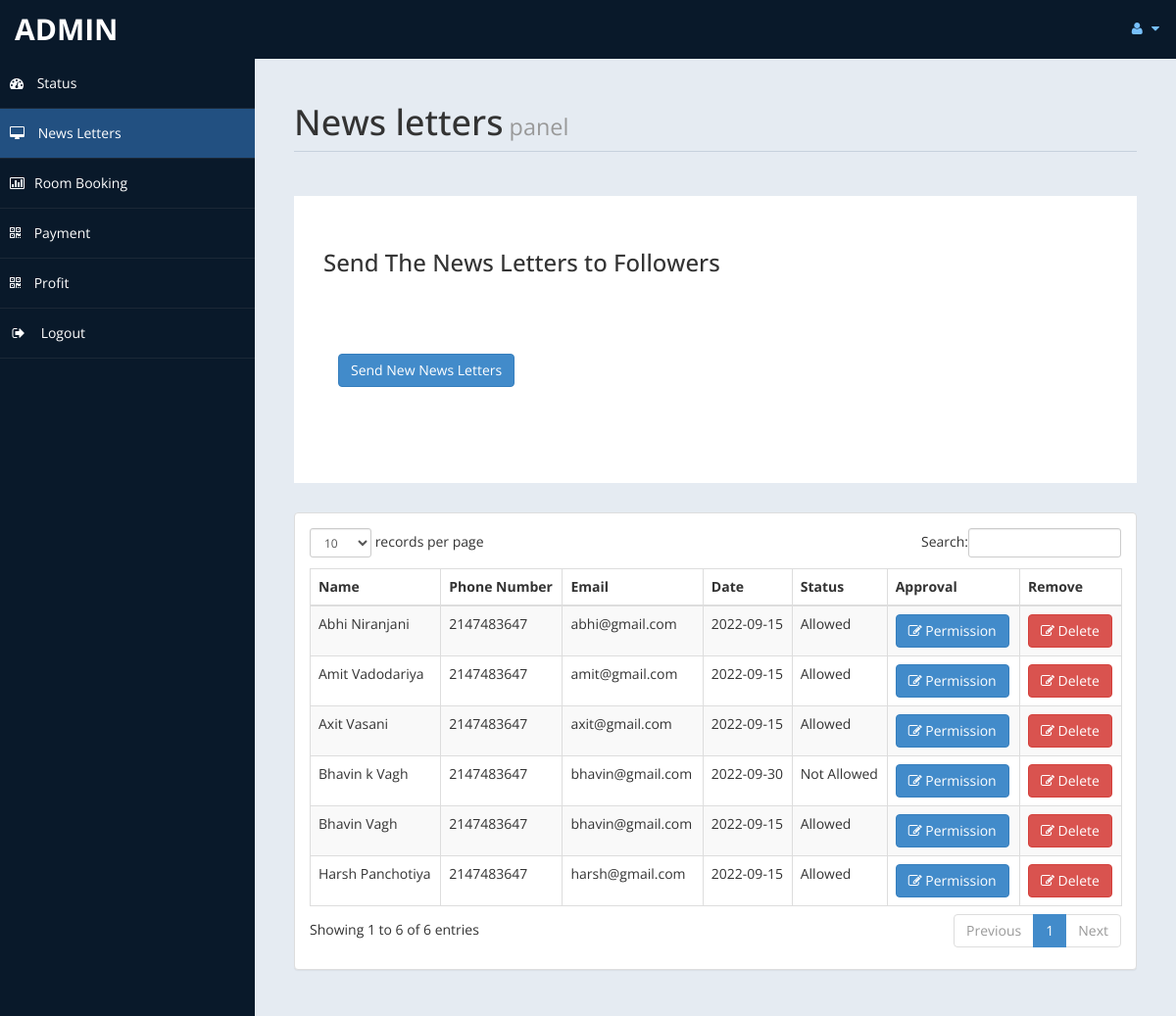
Screenshot of /admin/messages.php (signed in) with the database file from the repository.
### tables this page shows
CREATE TABLE `contact` (
  `id` int(10) UNSIGNED NOT NULL,
  `fullname` varchar(100) DEFAULT NULL,
  `phoneno` int(10) DEFAULT NULL,
  `email` text DEFAULT NULL,
  `cdate` date DEFAULT NULL,
  `approval` varchar(12) DEFAULT NULL
);

### admin/messages.php (the view, shortened to what this page needs)
<!DOCTYPE html>
<html xmlns="http://www.w3.org/1999/xhtml">
<head>
    <link href="assets/css/bootstrap.css" rel="stylesheet" />
    <link href="assets/css/font-awesome.css" rel="stylesheet" />
    <link href="assets/css/custom-styles.css" rel="stylesheet" />
    <link href="assets/js/dataTables/dataTables.bootstrap.css" rel="stylesheet" />
</head>
<body>
    <div id="wrapper">
        <nav class="navbar navbar-default top-navbar" role="navigation">
            <div class="navbar-header">
                <a class="navbar-brand" href="home.php"><?php echo $_SESSION["user"]; ?> </a>
            </div>
            <ul class="nav navbar-top-links navbar-right">
                <li class="dropdown">
                    <a class="dropdown-toggle" data-toggle="dropdown" href="#" aria-expanded="false">
                        <i class="fa fa-user fa-fw"></i> <i class="fa fa-caret-down"></i>
                    </a>
                </li>
            </ul>
        </nav>
        <nav class="navbar-default navbar-side" role="navigation">
            <div class="sidebar-collapse">
                <ul class="nav" id="main-menu">
                    <li>
                        <a href="home.php"><i class="fa fa-dashboard"></i> Status</a>
                    </li>
                    <li>
                        <a class="active-menu" href="messages.php"><i class="fa fa-desktop"></i> News Letters</a>
                    </li>
					<li>
                        <a href="roombook.php"><i class="fa fa-bar-chart-o"></i>Room Booking</a>
                    </li>
                    <li>
                        <a href="Payment.php"><i class="fa fa-qrcode"></i> Payment</a>
                    </li>
                    <li>
                        <a  href="profit.php"><i class="fa fa-qrcode"></i> Profit</a>
                    </li>
                    <li>
                        <a href="logout.php" ><i class="fa fa-sign-out fa-fw"></i> Logout</a>
                    </li>
            </div>
        </nav>
        <div id="page-wrapper" >
            <div id="page-inner">
			 <div class="row">
                    <div class="col-md-12">
                        <h1 class="page-header">
                           News letters<small> panel</small>
                        </h1>
                    </div>
                </div>
				 <?php
				include('db.php');
			   ?>
				 <div class="row">
                <div class="col-md-12">
                    <div class="jumbotron">
                        <h3>Send The News Letters to Followers</h3>
                        <p></p>
                        <p>
						<div class="panel-body">
                            <button class="btn btn-primary btn" data-toggle="modal" data-target="#myModal">
                              Send New News Letters
                            </button>
                            </div>
                        </div>
                    </div>
                </div>
            </div>
               <?php
				$sql = "SELECT * FROM `contact`";
				$re = mysqli_query($con,$sql);
			   ?>
            <div class="row">
                <div class="col-md-12">
                    <div class="panel panel-default">
                        <div class="panel-body">
                            <div class="table-responsive">
                                <table class="table table-striped table-bordered table-hover" id="dataTables-example">
                                    <thead>
                                        <tr>
                                            <th>Name</th>
											<th>Phone Number</th>
                                            <th>Email</th>
                                            <th>Date</th>
											<th>Status</th>
											<th>Approval</th>
											<th>Remove</th>
                                        </tr>
                                    </thead>
                                    <tbody>
									<?php
										while($row = mysqli_fetch_array($re))
										{
											$id = $row['id'];
											if($id % 2 ==1 )
											{
												echo"<tr class='gradeC'>
													<td>".$row['fullname']."</td>
													<td>".$row['phoneno']."</td>
													<td>".$row['email']."</td>
													<td>".$row['cdate']."</td>
													<td>".$row['approval']."</td>
													<td><a href=newsletter.php?eid=".$id ." <button class='btn btn-primary'> <i class='fa fa-edit' ></i> Permission</button></td>
													<td><a href=newsletterdel.php?eid=".$id ." <button class='btn btn-danger'> <i class='fa fa-edit' ></i> Delete</button></td>
												</tr>";
											}
											else
											{
												echo"<tr class='gradeU'>
													<td>".$row['fullname']."</td>
													<td>".$row['phoneno']."</td>
													<td>".$row['email']."</td>
													<td>".$row['cdate']."</td>
													<td>".$row['approval']."</td>
													<td><a href=newsletter.php?eid=".$id." <button class='btn btn-primary'> <i class='fa fa-edit' ></i> Permission</button></td>
													<td><a href=newsletterdel.php?eid=".$id ." <button class='btn btn-danger'> <i class='fa fa-edit' ></i> Delete </button></td>
												</tr>";
											}
										}
									?>
                                    </tbody>
                                </table>
                            </div>
                        </div>
                    </div>
                </div>
            </div>
                </div>
            </div>
</body>
</html>

### admin/assets/css/custom-styles.css (style rules this page uses)
body { font-family: 'Open Sans', sans-serif; }
#wrapper { width: 100%; background:#09192A; }
#page-wrapper { padding: 15px 15px; min-height: 600px; background:#E5EBF2; }
#page-inner { width:100%; margin:10px 20px 10px 0px; background-color:transparent; padding:10px; min-height:1200px; }
h1, .h1, h2, .h2, h3, .h3 { margin-top: 7px; margin-bottom: -5px; }
p { font-size:16px; line-height:25px; padding-top:20px; }
.page-header { padding-bottom: 9px; margin: 10px 0 45px; border-bottom: 1px solid #C7D1DD; }
.jumbotron, .well { background:#fff; }
.top-navbar { margin:0px; }
.top-navbar .navbar-brand { color: #fff; width: 260px; text-align: left; height: 60px; font-size: 30px; font-weight: 700; text-transform: uppercase; line-height: 30px; }
.top-navbar .nav > li { position: relative; display: inline-block; }
.top-navbar .nav > li > a { position: relative; display: block; padding: 19px 15px; color: #77C0FD; }
.active-menu { background-color:#225081!important; }
.sidebar-collapse , .sidebar-collapse .nav { background:none; }
.sidebar-collapse .nav { padding:0; }
.sidebar-collapse .nav > li > a { color:#fff; background:transparent; text-shadow:none; }
.sidebar-collapse > .nav > li > a { padding:15px 10px; }
.sidebar-collapse > .nav > li { border-bottom: 1px solid rgba(107, 108, 109, 0.19); }
.navbar-side { border:none; background-color: transparent; }
.top-navbar { background:#09192A; border-bottom:none; }
.top-navbar .nav > li > a > i { margin-right: 2px; }
.navbar-default { border:0px solid black; }
.navbar-header { background: #09192A; }
.nav > li > a > i { margin-right:10px; }
@media (min-width:768px) { #page-wrapper { margin: 0 0 0 260px; padding: 15px 30px; min-height: 1200px; } }
@media (min-width:768px) { .navbar-side { z-index: 1; position: absolute; width: 260px; } }
@media (min-width:768px) { .navbar { border-radius: 0px; } }

### rows the page displays
contact: fullname "Bhavin Vagh", phoneno "2147483647", email "bhavin@gmail.com", cdate "2022-09-15", approval "Allowed"
contact: fullname "Harsh Panchotiya", phoneno "2147483647", email "harsh@gmail.com", cdate "2022-09-15", approval "Allowed"
contact: fullname "Axit Vasani", phoneno "2147483647", email "axit@gmail.com", cdate "2022-09-15", approval "Allowed"
contact: fullname "Amit Vadodariya", phoneno "2147483647", email "amit@gmail.com", cdate "2022-09-15", approval "Allowed"
contact: fullname "Abhi Niranjani", phoneno "2147483647", email "abhi@gmail.com", cdate "2022-09-15", approval "Allowed"
contact: fullname "Bhavin k Vagh", phoneno "2147483647", email "bhavin@gmail.com", cdate "2022-09-30", approval "Not Allowed"

### other values shown
$_SESSION["user"] "ADMIN"
